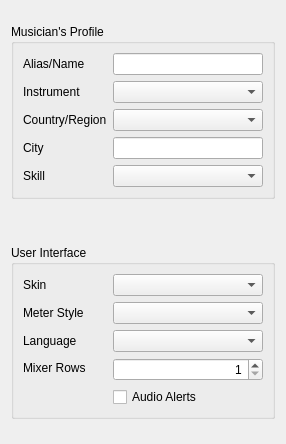
     <widget class="QWidget" name="tab_0_User">
      <attribute name="title">
       <string>My Profile</string>
      </attribute>
      <layout class="QVBoxLayout" name="verticalLayout_16">
       <item>
        <layout class="QHBoxLayout" name="horizontalLayout_10">
         <item>
          <spacer name="horizontalSpacer">
           <property name="orientation">
            <enum>Qt::Horizontal</enum>
           </property>
           <property name="sizeHint" stdset="0">
            <size>
             <width>0</width>
             <height>20</height>
            </size>
           </property>
          </spacer>
         </item>
         <item>
          <layout class="QVBoxLayout" name="verticalLayout_12">
           <item>
            <spacer name="verticalSpacer_8">
             <property name="orientation">
              <enum>Qt::Vertical</enum>
             </property>
             <property name="sizeType">
              <enum>QSizePolicy::Preferred</enum>
             </property>
             <property name="sizeHint" stdset="0">
              <size>
               <width>20</width>
               <height>13</height>
              </size>
             </property>
            </spacer>
           </item>
           <item>
            <widget class="QGroupBox" name="grbMusicien">
             <property name="title">
              <string>Musician's Profile</string>
             </property>
             <layout class="QVBoxLayout" name="verticalLayout_10">
              <item>
               <layout class="QHBoxLayout" name="horizontalLayout_9">
                <item>
                 <layout class="QVBoxLayout" name="verticalLayout_8">
                  <item>
                   <widget class="QLabel" name="plblAlias">
                    <property name="text">
                     <string>Alias/Name</string>
                    </property>
                    <property name="buddy">
                     <cstring>pedtAlias</cstring>
                    </property>
                   </widget>
                  </item>
                  <item>
                   <widget class="QLabel" name="plblInstrument">
                    <property name="text">
                     <string>Instrument</string>
                    </property>
                    <property name="buddy">
                     <cstring>pcbxInstrument</cstring>
                    </property>
                   </widget>
                  </item>
                  <item>
                   <widget class="QLabel" name="plblCountry">
                    <property name="text">
                     <string>Country/Region</string>
                    </property>
                    <property name="buddy">
                     <cstring>pcbxCountry</cstring>
                    </property>
                   </widget>
                  </item>
                  <item>
                   <widget class="QLabel" name="plblCity">
                    <property name="text">
                     <string>City</string>
                    </property>
                    <property name="buddy">
                     <cstring>pedtCity</cstring>
                    </property>
                   </widget>
                  </item>
                  <item>
                   <widget class="QLabel" name="plblSkill">
                    <property name="text">
                     <string>Skill</string>
                    </property>
                    <property name="buddy">
                     <cstring>pcbxSkill</cstring>
                    </property>
                   </widget>
                  </item>
                 </layout>
                </item>
                <item>
                 <layout class="QVBoxLayout" name="verticalLayout_9">
                  <item>
                   <widget class="QLineEdit" name="pedtAlias">
                    <property name="sizePolicy">
                     <sizepolicy hsizetype="Preferred" vsizetype="Fixed">
                      <horstretch>0</horstretch>
                      <verstretch>0</verstretch>
                     </sizepolicy>
                    </property>
                    <property name="minimumSize">
                     <size>
                      <width>150</width>
                      <height>0</height>
                     </size>
                    </property>
                   </widget>
                  </item>
                  <item>
                   <widget class="QComboBox" name="pcbxInstrument">
                    <property name="minimumSize">
                     <size>
                      <width>150</width>
                      <height>0</height>
                     </size>
                    </property>
                   </widget>
                  </item>
                  <item>
                   <widget class="QComboBox" name="pcbxCountry">
                    <property name="minimumSize">
                     <size>
                      <width>150</width>
                      <height>0</height>
                     </size>
                    </property>
                   </widget>
                  </item>
                  <item>
                   <widget class="QLineEdit" name="pedtCity">
                    <property name="sizePolicy">
                     <sizepolicy hsizetype="Preferred" vsizetype="Fixed">
                      <horstretch>0</horstretch>
                      <verstretch>0</verstretch>
                     </sizepolicy>
                    </property>
                    <property name="minimumSize">
                     <size>
                      <width>150</width>
                      <height>0</height>
                     </size>
                    </property>
                   </widget>
                  </item>
                  <item>
                   <widget class="QComboBox" name="pcbxSkill">
                    <property name="minimumSize">
                     <size>
                      <width>150</width>
                      <height>0</height>
                     </size>
                    </property>
                   </widget>
                  </item>
                 </layout>
                </item>
               </layout>
              </item>
             </layout>
            </widget>
           </item>
           <item>
            <spacer name="verticalSpacer_7">
             <property name="orientation">
              <enum>Qt::Vertical</enum>
             </property>
             <property name="sizeHint" stdset="0">
              <size>
               <width>20</width>
               <height>40</height>
              </size>
             </property>
            </spacer>
           </item>
           <item>
            <widget class="QGroupBox" name="gbxUserInterface">
             <property name="title">
              <string>User Interface</string>
             </property>
             <layout class="QVBoxLayout" name="verticalLayout_11">
              <item>
               <layout class="QHBoxLayout" name="horizontalLayout_3">
                <item>
                 <layout class="QVBoxLayout" name="verticalLayout_5">
                  <item>
                   <widget class="QLabel" name="lblSkin">
                    <property name="text">
                     <string>Skin</string>
                    </property>
                    <property name="buddy">
                     <cstring>cbxSkin</cstring>
                    </property>
                   </widget>
                  </item>
                  <item>
                   <widget class="QLabel" name="lblMeterStyle">
                    <property name="text">
                     <string>Meter Style</string>
                    </property>
                    <property name="buddy">
                     <cstring>cbxMeterStyle</cstring>
                    </property>
                   </widget>
                  </item>
                  <item>
                   <widget class="QLabel" name="lblLanguage">
                    <property name="text">
                     <string>Language</string>
                    </property>
                    <property name="buddy">
                     <cstring>cbxLanguage</cstring>
                    </property>
                   </widget>
                  </item>
                  <item>
                   <widget class="QLabel" name="lblMixerRows">
                    <property name="text">
                     <string>Mixer Rows</string>
                    </property>
                    <property name="buddy">
                     <cstring>spnMixerRows</cstring>
                    </property>
                   </widget>
                  </item>
                  <item>
                   <widget class="QLabel" name="lblAudioAlerts">
                    <property name="text">
                     <string/>
                    </property>
                   </widget>
                  </item>
                 </layout>
                </item>
                <item>
                 <layout class="QVBoxLayout" name="verticalLayout_7">
                  <item>
                   <widget class="QComboBox" name="cbxSkin"/>
                  </item>
                  <item>
                   <widget class="QComboBox" name="cbxMeterStyle"/>
                  </item>
                  <item>
                   <widget class="CLanguageComboBox" name="cbxLanguage">
                    <property name="minimumSize">
                     <size>
                      <width>150</width>
                      <height>0</height>
                     </size>
                    </property>
                   </widget>
                  </item>
                  <item>
                   <widget class="QSpinBox" name="spnMixerRows">
                    <property name="sizePolicy">
                     <sizepolicy hsizetype="Preferred" vsizetype="Fixed">
                      <horstretch>0</horstretch>
                      <verstretch>0</verstretch>
                     </sizepolicy>
                    </property>
                    <property name="alignment">
                     <set>Qt::AlignRight|Qt::AlignTrailing|Qt::AlignVCenter</set>
                    </property>
                    <property name="minimum">
                     <number>1</number>
                    </property>
                    <property name="maximum">
                     <number>8</number>
                    </property>
                   </widget>
                  </item>
                  <item>
                   <widget class="QCheckBox" name="chbAudioAlerts">
                    <property name="text">
                     <string>Audio Alerts</string>
                    </property>
                   </widget>
                  </item>
                 </layout>
                </item>
               </layout>
              </item>
             </layout>
            </widget>
           </item>
           <item>
            <spacer name="verticalSpacer_9">
             <property name="orientation">
              <enum>Qt::Vertical</enum>
             </property>
             <property name="sizeHint" stdset="0">
              <size>
               <width>20</width>
               <height>14</height>
              </size>
             </property>
            </spacer>
           </item>
          </layout>
         </item>
         <item>
          <spacer name="horizontalSpacer_2">
           <property name="orientation">
            <enum>Qt::Horizontal</enum>
           </property>
           <property name="sizeHint" stdset="0">
            <size>
             <width>0</width>
             <height>20</height>
            </size>
           </property>
          </spacer>
         </item>
        </layout>
       </item>
      </layout>
     </widget>
